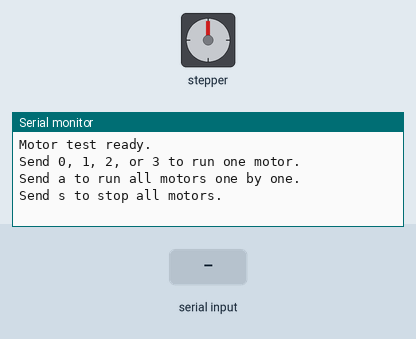
The sketch below on a simulated Seeed XIAO ESP32-C3. Parts: stepper motor, the last lines printed to the serial monitor. Wiring (inferred from the names in the program): stepper motor (2048 steps per turn assumed): coils GPIO 2, GPIO 3, GPIO 4, GPIO 5. Inputs (shaded band) come from the test bench.

Above: at 1.7 s.
1.8 s: "30,150\n" received over Serial
At 2.2 s:
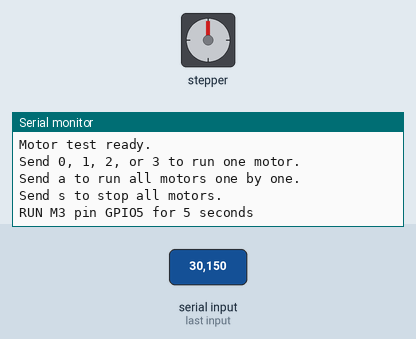
At 7.2 s:
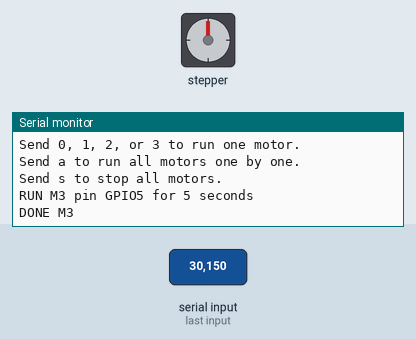

The sketch:

motor_test.ino
```cpp
/*
 * Manual motor test for Seeed Studio XIAO ESP32C3 + ULN2003.
 *
 * Open Serial Monitor at 115200 baud, then send:
 *   0 / 1 / 2 / 3  - run one motor for TEST_MS
 *   a              - run all motors one by one
 *   s              - stop all motors
 */

#define M0 2  // XIAO D0 / GPIO2
#define M1 3  // XIAO D1 / GPIO3
#define M2 4  // XIAO D2 / GPIO4
#define M3 5  // XIAO D3 / GPIO5

#define TEST_MS 5000

const int MOTOR_PINS[] = {M0, M1, M2, M3};
const int MOTOR_COUNT = 4;

void stopAll() {
  for (int i = 0; i < MOTOR_COUNT; i++) {
    digitalWrite(MOTOR_PINS[i], LOW);
  }
}

void runMotor(int idx) {
  if (idx < 0 || idx >= MOTOR_COUNT) {
    Serial.println("ERR: motor index must be 0..3");
    return;
  }

  stopAll();
  Serial.print("RUN M");
  Serial.print(idx);
  Serial.print(" pin GPIO");
  Serial.print(MOTOR_PINS[idx]);
  Serial.println(" for 5 seconds");

  digitalWrite(MOTOR_PINS[idx], HIGH);
  delay(TEST_MS);
  digitalWrite(MOTOR_PINS[idx], LOW);

  Serial.print("DONE M");
  Serial.println(idx);
}

void runAll() {
  Serial.println("RUN ALL: M0 -> M1 -> M2 -> M3");
  for (int i = 0; i < MOTOR_COUNT; i++) {
    runMotor(i);
    delay(1500);
  }
  Serial.println("DONE ALL");
}

void printHelp() {
  Serial.println();
  Serial.println("Motor test ready.");
  Serial.println("Send 0, 1, 2, or 3 to run one motor.");
  Serial.println("Send a to run all motors one by one.");
  Serial.println("Send s to stop all motors.");
}

void setup() {
  Serial.begin(115200);
  delay(500);

  for (int i = 0; i < MOTOR_COUNT; i++) {
    pinMode(MOTOR_PINS[i], OUTPUT);
  }
  stopAll();

  printHelp();
}

void loop() {
  if (!Serial.available()) {
    return;
  }

  char cmd = Serial.read();
  while (Serial.available()) {
    Serial.read();
  }

  if (cmd >= '0' && cmd <= '3') {
    runMotor(cmd - '0');
  } else if (cmd == 'a' || cmd == 'A') {
    runAll();
  } else if (cmd == 's' || cmd == 'S') {
    stopAll();
    Serial.println("STOP");
  } else if (cmd == '\n' || cmd == '\r') {
    // Ignore line endings.
  } else {
    printHelp();
  }
}
```

Measured:
- after the input at 1.8 s, the serial monitor: prints a new line at once (image 1)
